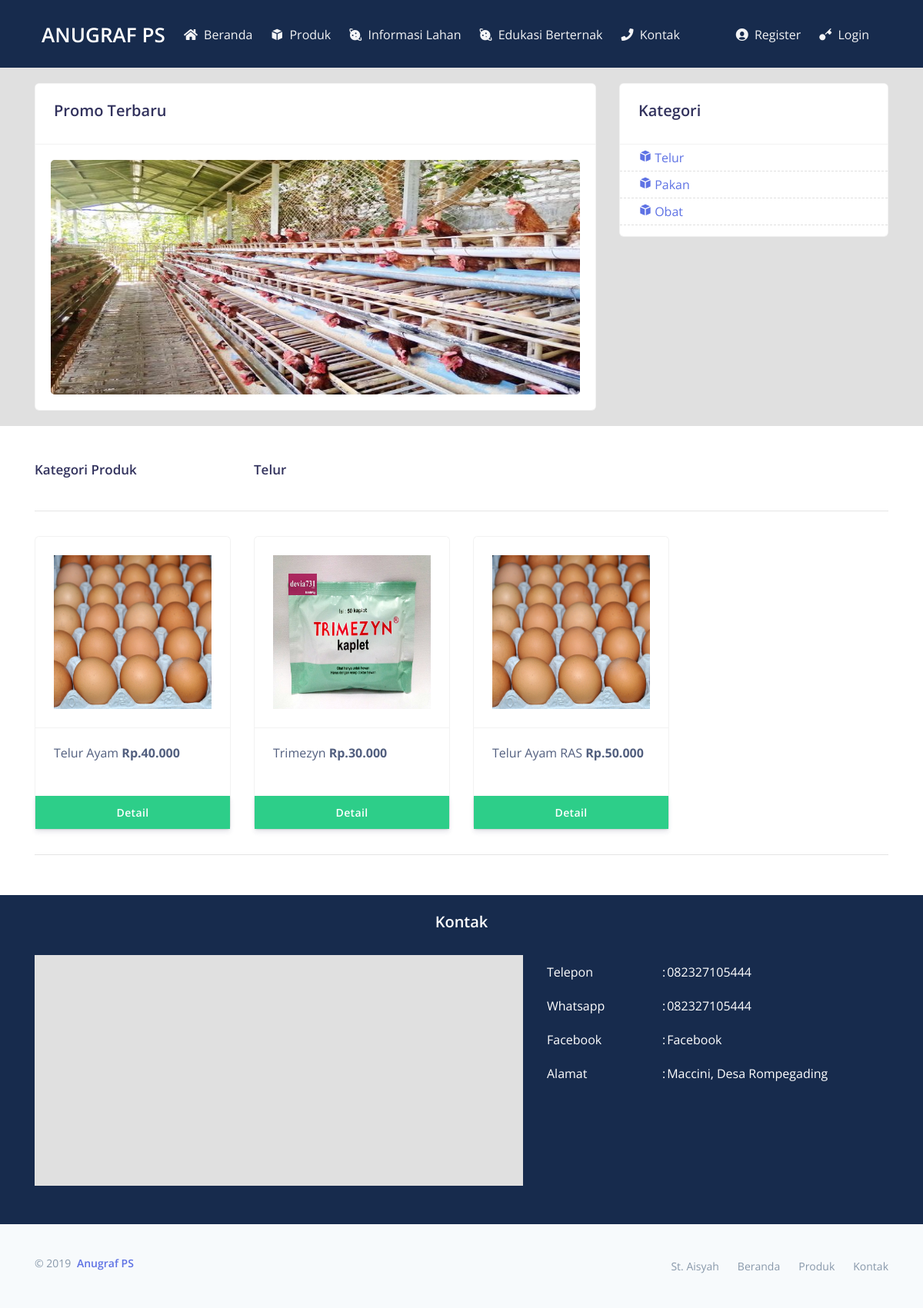
Screenshot of /index.php/user/kategori/Telur with the database file from the repository.
### tables this page shows
CREATE TABLE `tb_produk` (
  `kd_produk` char(8) NOT NULL,
  `nm_produk` varchar(32) NOT NULL,
  `harga` int(11) NOT NULL,
  `jml_stok` int(11) NOT NULL,
  `jenis` varchar(32) NOT NULL,
  `gambar` varchar(100) NOT NULL
);

CREATE TABLE `tb_kontak` (
  `id_kontak` int(11) NOT NULL,
  `nm_kontak` varchar(20) NOT NULL,
  `kontak` varchar(100) NOT NULL
);

### application/controllers/User.php (called while the page is built, shortened)
<?php
Class User extends CI_Controller {
	public function __construct(){
		$this->load->database();
		$this->load->helper(array('form','url'));
		$this->load->model(array('User_Model', 'Admin_Model'));
		$this->load->library(array('session', 'pdflibrary'));
	}
	public function kategori($jenis) {
		$data['kategori']	= $this->User_Model->kategori();
		$data['kategoriproduct']	= $this->User_Model->kategoriproduct($jenis);
		$data['kontak']		= $this->User_Model->kontak();
		$data['dataprofile']	= $this->Admin_Model->dataprofile();
		$data['databanner']	= $this->Admin_Model->databanner();
		$this->load->view('main/head');
		$this->load->view('main/navbar', $data);
		$this->load->view('main/header', $data);
		$this->load->view('main/kategoriproduk', $data);
		$this->load->view('main/footer', $data);
	}
}
?>

### index.php (called while the page is built, shortened)
<?php
require_once BASEPATH.'core/CodeIgniter.php';

### application/models/User_Model.php (called while the page is built, shortened)
<?php
Class User_Model extends CI_Model {
	public function kategoriproduct($jenis) {
		$load = $this->db->query("SELECT * FROM tb_produk WHERE jenis='$jenis'");
		return $load->result_array();
	}
	public function kontak() {
		$load = $this->db->query("SELECT * FROM tb_kontak");
		return $load->result_array();
	}
}
?>

### application/views/main/kategoriproduk.php (the view)
<?php foreach($kategoriproduct as $loadata) {} ?>
<div class="content-home" id="produk">
	<div class="container"><br/>
		<div class="row">
			<div class="col-lg-3">
				<h3>Kategori Produk</h3>
			</div>
			<div class="col-lg-9">
				<h3><?php echo $loadata['jenis']; ?></h3>
			</div>
		</div>
		<hr/>
		<div class="row">
			<div class="col-lg-12">
				<div class="row">
					<?php
						foreach($kategoriproduct as $loaddata) {
					?>
						<div class="col-md-3">
							<div class="card">
								<div class="card-body">
									<img src="<?php echo base_url(); ?>/assets/img/product/<?php echo $loaddata['gambar']; ?>" width="100%" height="200"/>
								</div>
								<div class="card-footer">
									<?php echo $loaddata['nm_produk']; ?>
									<b> <?php echo "Rp.".number_format($loaddata['harga'],0,'','.'); ?> </b>
								</div>
								<br/>
								<a href="<?php echo base_url("index.php/user/detailproduct/").$loaddata['kd_produk']; ?>"><button type="button" class="btn btn-success btn-flat btn-md">Detail</button></a>
							</div>
						</div>
					<?php
						}
					?>
				</div>
			</div>
		</div>
		<hr/>
	</div>
</div>

### application/views/main/footer.php (shortened to what this page needs)
<div class="container" id="kontak">
	<div class="content-header">
		<h2 class="text-center text-white">Kontak</h2>
	</div>
	<div class="content-body">
		<div class="row">
			<div class="col-lg-7">
				<div id="map">
				</div>
			</div>
			<div class="col-lg-5">
				<table border="0" class="table-contact">
					<?php
						foreach($kontak as $datakontak) {
					?>
					<tr class="text-white">
						<td width="150"><?php echo $datakontak['nm_kontak']; ?></td>
						<td>:</td>
						<td>
							<?php echo $datakontak['kontak']; ?>
						</td>
					</tr>
					<?php
						}
					?>
				</table>
			</div>
		</div>
	</div>
</div>
	<footer class="footer">
		<div class="container">
        <div class="row">
          <div class="col-xl-6">
            <div class="copyright text-center text-xl-left text-muted">
              &copy;
			  <?php
				$now = "2019";
				if($date = $now) {
					echo $date;
				}
				else {
					echo "2019 - ".$date;
				}
			  ?>
			  <a href="<?php echo base_url(); ?>" class="font-weight-bold ml-1">Anugraf PS</a>
            </div>
          </div>
          <div class="col-xl-6">
            <ul class="nav nav-footer justify-content-center justify-content-xl-end">
              <li class="nav-item">
                <a href="#" class="nav-link">St. Aisyah</a>
              </li>
              <li class="nav-item">
                <a href="<?php echo base_url(); ?>" class="nav-link">Beranda</a>
              </li>
              <li class="nav-item">
                <a href="<?php echo base_url(); ?>index.php#produk" class="nav-link">Produk</a>
              </li>
              <li class="nav-item">
                <a href="<?php echo base_url(); ?>index.php#kontak" class="nav-link">Kontak</a>
              </li>
            </ul>
          </div>
        </div>
		</div>
      </footer>
    </div>
</body>
</html>

### assets/css/main.css (style rules this page uses)
.content-home { background-color: #fff; padding-top: 20px; padding-bottom: 20px; }
.content-header { padding: 20px; }
.content-body { padding-bottom: 50px; }
.btn-flat { border-radius: 0px; width: 100%; }
#map { width: 100%; height: 300px; background-color: #e0e0e0; }
.table-contact tr td { padding-top: 10px; padding-bottom: 10px; }

### rows the page displays
tb_produk: jenis "Telur", gambar (picture), nm_produk "Telur Ayam RAS", harga "50.000"
tb_produk: gambar (picture), nm_produk "Telur Ayam", harga "40.000"
tb_produk: gambar (picture), nm_produk "Trimezyn", harga "30.000"
tb_kontak: nm_kontak "Telepon", kontak "082327105444"
tb_kontak: nm_kontak "Whatsapp", kontak "082327105444"
tb_kontak: nm_kontak "Facebook", kontak "Facebook"
tb_kontak: nm_kontak "Alamat", kontak "Maccini, Desa Rompegading"

### other values shown
$loadkategori['jenis'] "Telur"
$loadkategori['jenis'] "Pakan"
$loadkategori['jenis'] "Obat"
$date "2019"
